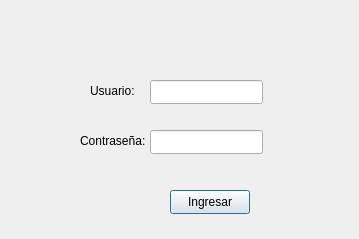
<?xml version="1.0" encoding="UTF-8"?>
<ui version="4.0">
 <class>LoginDialog</class>
 <widget class="QDialog" name="LoginDialog">
  <property name="geometry">
   <rect>
    <x>0</x>
    <y>0</y>
    <width>359</width>
    <height>239</height>
   </rect>
  </property>
  <property name="windowTitle">
   <string>Dialog</string>
  </property>
  <widget class="QLabel" name="label">
   <property name="geometry">
    <rect>
     <x>90</x>
     <y>80</y>
     <width>61</width>
     <height>21</height>
    </rect>
   </property>
   <property name="text">
    <string>Usuario:</string>
   </property>
  </widget>
  <widget class="QLabel" name="label_2">
   <property name="geometry">
    <rect>
     <x>80</x>
     <y>130</y>
     <width>81</width>
     <height>21</height>
    </rect>
   </property>
   <property name="text">
    <string>Contraseña:</string>
   </property>
  </widget>
  <widget class="QLineEdit" name="lineEdit_usuario">
   <property name="geometry">
    <rect>
     <x>150</x>
     <y>80</y>
     <width>113</width>
     <height>24</height>
    </rect>
   </property>
  </widget>
  <widget class="QLineEdit" name="lineEdit_password">
   <property name="geometry">
    <rect>
     <x>150</x>
     <y>130</y>
     <width>113</width>
     <height>24</height>
    </rect>
   </property>
  </widget>
  <widget class="QPushButton" name="pushButton_ingresar">
   <property name="geometry">
    <rect>
     <x>170</x>
     <y>190</y>
     <width>80</width>
     <height>24</height>
    </rect>
   </property>
   <property name="text">
    <string>Ingresar</string>
   </property>
  </widget>
 </widget>
 <resources/>
 <connections/>
</ui>
